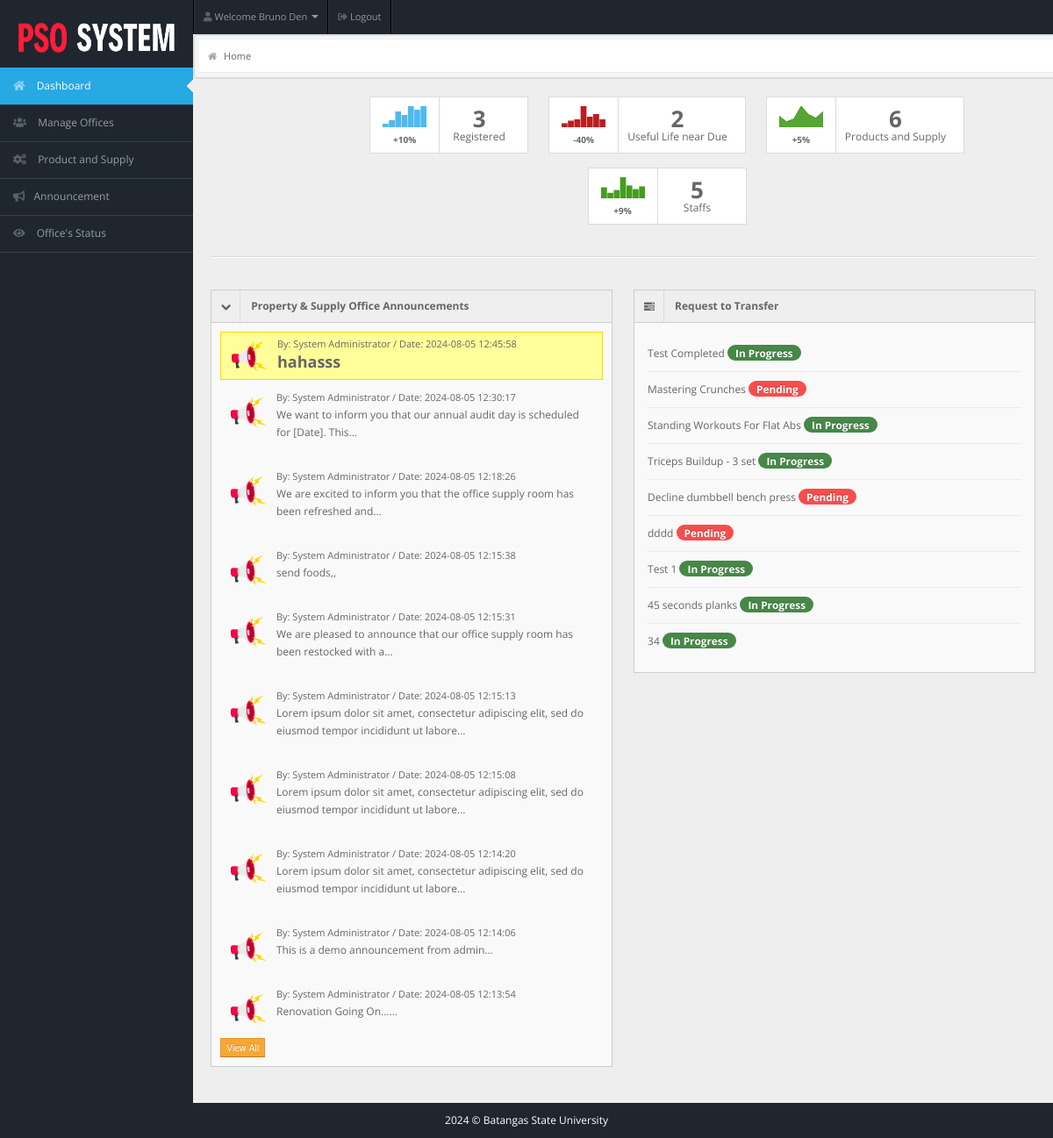
The page /staff/staff-pages/index.php (signed in) on the database its author committed.
### tables this page shows
CREATE TABLE IF NOT EXISTS `announcements` (
  `id` int NOT NULL AUTO_INCREMENT,
  `toWho` varchar(255) NOT NULL,
  `subject` varchar(255) NOT NULL,
  `message` varchar(1000) NOT NULL,
  `date` timestamp NOT NULL,
  PRIMARY KEY (`id`)
);

CREATE TABLE IF NOT EXISTS `todo` (
  `id` int NOT NULL AUTO_INCREMENT,
  `task_status` varchar(50) NOT NULL,
  `task_desc` varchar(30) NOT NULL,
  `user_id` int NOT NULL,
  PRIMARY KEY (`id`)
);

### staff/staff-pages/index.php (the view, shortened to what this page needs)
<!DOCTYPE html>
<html lang="en">
<head>
  <link rel="stylesheet" href="../css/bootstrap.min.css" />
  <link rel="stylesheet" href="../css/bootstrap-responsive.min.css" />
  <link rel="stylesheet" href="../css/fullcalendar.css" />
  <link rel="stylesheet" href="../css/matrix-style.css" />
  <link rel="stylesheet" href="../css/matrix-media.css" />
  <link href="../font-awesome/css/font-awesome.css" rel="stylesheet" />
  <link rel="stylesheet" href="../css/jquery.gritter.css" />
  <link href="https://cdnjs.cloudflare.com/ajax/libs/font-awesome/5.15.4/css/all.min.css" rel="stylesheet">
</head>
<body>
  <?php $page = "dashboard";
  include '../includes/header.php' ?>
  <?php $page = "dashboard";
  include '../includes/sidebar.php' ?>
  <div id="content">
    <div id="content-header">
      <div id="breadcrumb"> <a href="index.php" title="You're right here" class="tip-bottom"><i class="icon-home"></i> Home</a></div>
    </div>
    <div class="container-fluid">
      <div class="row-fluid">
        <div class="widget-box widget-plain">
          <div class="center">
            <ul class="stat-boxes2" style="margin-left: 100px;">
              <li>
                <div class="left peity_bar_neutral"><span><span style="display: none;">2,4,9,7,12,10,12</span>
                  </span>+10%</div>
                <div class="right"> <strong><?php include 'dashboard-usercount.php' ?></strong> Registered </div>
              </li>
              <li>
                <div class="left peity_bar_bad"><span><span style="display: none;">3,5,6,16,8,10,6</span>
                  </span>-40%</div>
                <div class="right"> <strong><?php include 'actions/count-trainers.php' ?></strong> Useful Life near Due</div>
              </li>
              <li>
                <div class="left peity_line_good"><span><span style="display: none;">12,6,9,23,14,10,17</span>
                  </span>+5%</div>
                <div class="right"> <strong><?php include 'actions/count-equipments.php' ?></strong>Products and Supply </div>
              </li>
              <li>
                <div class="left peity_bar_good"><span>12,6,9,23,14,10,13</span>+9%</div>
                <div class="right"> <strong><?php include 'actions/dashboard-staff-count.php' ?></strong> Staffs</div>
              </li>
            </ul>
          </div>
        </div>
      </div>
      <hr />
      <div class="row-fluid">
        <div class="span6">
          <div class="widget-box">
            <div class="widget-title bg_ly" data-toggle="collapse"><span class="icon"><i class="icon-chevron-down"></i></span>
              <h5>Property & Supply Office Announcements</h5>
            </div>
            <div class="widget-content nopadding collapse in" id="collapseG2">
              <ul class="recent-posts">
                <li>
                  <?php
                  include "../dbcon.php";
                  $one_week_ago = date('Y-m-d', strtotime('-1 week'));
                  $qry = "SELECT * FROM announcements WHERE date >= '$one_week_ago' ORDER BY date DESC";
                  $result = mysqli_query($con, $qry);
                  $count = 0;
                  while ($row = mysqli_fetch_array($result)) {
                    $count++;
                    $class = ($count == 1) ? 'highlight' : '';
                    echo "<div class='article-post $class'>";
                    $messageStyle = ($class == 'highlight') ? 'font-weight: bold;' : '';
                    $message = implode(' ', array_slice(explode(' ', $row['message']), 0, 15));
                    $message = strlen($row['message']) > 15 ? $message . "..." : $message;
                    echo "<div class='user-thumb' style='float: left; margin-right: 10px;'>";
                    echo "<img class='img-responsive zoom-img' width='50' height='50' alt='Alert' src='../img/icons/announcement.png'> ";
                    echo "</div>";
                    echo "<div style='overflow: hidden;'>";
                    echo "<span class='user-info'> By: System Administrator / Date: " . $row['date'] . " </span>";
                    echo "<p><a href='#' style='$messageStyle'>" . $message . "</a> </p>";
                    echo "</div>";
                    echo "</div>";
                  }
                  ?>
                  <a href="staff-announcement.php"><button class="btn btn-warning btn-mini">View All</button></a>
                </li>
              </ul>
            </div>
          </div>
        </div>
        <div class="span6">
          <div class="widget-box">
            <div class="widget-title"> <span class="icon"><i class="icon-tasks"></i></span>
              <h5>Request to Transfer</h5>
            </div>
            <div class="widget-content">
              <div class="todo">
                <ul>
                  <?php
                  $qry = "SELECT * FROM todo";
                  $result = mysqli_query($conn, $qry);
                  while ($row = mysqli_fetch_array($result)) { ?>
                    <li class='clearfix'>
                      <div class='txt'> <?php echo $row["task_desc"] ?> <?php if ($row["task_status"] == "Pending") {
                                                                          echo '<span class="date badge badge-important">Pending</span>';
                                                                        } else {
                                                                          echo '<span class="date badge badge-success">In Progress</span>';
                                                                        } ?></div>
                    <?php }
                  echo "</li>";
                  echo "</ul>";
                    ?>
              </div>
            </div>
          </div>
        </div>
      </div>
    </div>
  </div>
  <?php
  include '../includes/footer.php';
  ?>
</body>
</html>

### staff/css/matrix-media.css (style rules this page uses)
body { background:#2E363F; }

### staff/staff-pages/index.php (style rules this page uses)
.highlight { background-color: #FFFF99; border: 1px solid #FFD700; }
.zoom-img { transition: transform 0.3s ease; }
.user-thumb { float: left; margin-right: 10px; background-color: transparent; }
.article-post { overflow: hidden; padding-left: 10px; }
.highlight { color: black; font-size: 18px; }
.article-post:not(.highlight) { padding: 10px; }

### staff/includes/header.php (style rules this page uses)
#content #content-header { border: 2px solid #ddd; padding: 5px; background-color: #f5f5f5; border-radius: 5px; }

### staff/includes/sidebar.php (style rules this page uses)
body { background-color: #1f262d; }

### rows shown on the page
announcements: date "2024-08-05 12:45:58", message "hahasss"
announcements: date "2024-08-05 12:30:17", message "We want to inform you that our annual audit day is scheduled for [Date]. This..."
announcements: date "2024-08-05 12:18:26", message "We are excited to inform you that the office supply room has been refreshed and..."
announcements: date "2024-08-05 12:15:38", message "send foods,,"
announcements: date "2024-08-05 12:15:31", message "We are pleased to announce that our office supply room has been restocked with a..."
announcements: date "2024-08-05 12:15:13", message "Lorem ipsum dolor sit amet, consectetur adipiscing elit, sed do eiusmod tempor incididunt ut labore..."
announcements: date "2024-08-05 12:15:08", message "Lorem ipsum dolor sit amet, consectetur adipiscing elit, sed do eiusmod tempor incididunt ut labore..."
announcements: date "2024-08-05 12:14:20", message "Lorem ipsum dolor sit amet, consectetur adipiscing elit, sed do eiusmod tempor incididunt ut labore..."
announcements: date "2024-08-05 12:14:06", message "This is a demo announcement from admin..."
announcements: date "2024-08-05 12:13:54", message "Renovation Going On......"
todo: task_desc "Test Completed", task_status "In Progress"
todo: task_desc "Mastering Crunches", task_status "Pending"
todo: task_desc "Standing Workouts For Flat Abs", task_status "In Progress"
todo: task_desc "Triceps Buildup - 3 set", task_status "In Progress"
todo: task_desc "Decline dumbbell bench press", task_status "Pending"
todo: task_desc "dddd", task_status "Pending"
todo: task_desc "Test 1", task_status "In Progress"
todo: task_desc "45 seconds planks", task_status "In Progress"
todo: task_desc "34", task_status "In Progress"

### other values the page prints
$user_name "Bruno Den"
$query->num_rows "3"
$query->num_rows "2"
$query->num_rows "6"
$query->num_rows "5"
